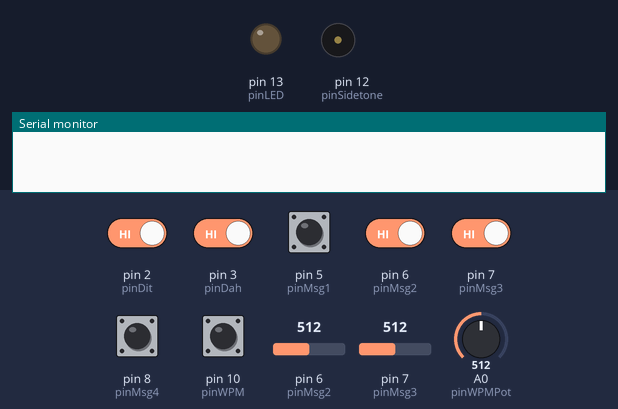
This sketch was run on a simulated Arduino Uno, built with avr-gcc and run on an emulated ATmega328P. Parts: output pins drawn as LEDs (lit = HIGH), buzzer (waves = sounding), the last lines printed to the serial monitor. The inputs (shaded band) are chosen by the test bench; at power-on: pin 2 (pinDit), pin 3 (pinDah), pin 5 (pinMsg1), pin 6 (pinMsg2), pin 7 (pinMsg3), pin 8 (pinMsg4), pin 10 (pinWPM) HIGH, A0 (pinWPMPot) = 512, pin 6 (pinMsg2) = 512, pin 7 (pinMsg3) = 512.

Above: at 1.2 s.
1.3 s: pin 5 (pinMsg1) pulled LOW for 0.15 s
At 1.39 s:
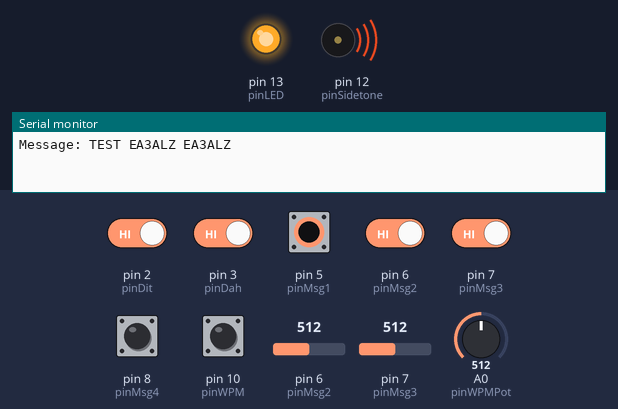
4.3 s: A0 (pinWPMPot) set to 122
7.3 s: A0 (pinWPMPot) set to 716
10.3 s: pin 2 (pinDit) driven LOW and pin 6 (pinMsg2) driven LOW
13.3 s: pin 3 (pinDah) driven LOW and pin 7 (pinMsg3) driven LOW
Timing chart, 0 to 17.3 s (numbered marks = the images above; inputs shaded):
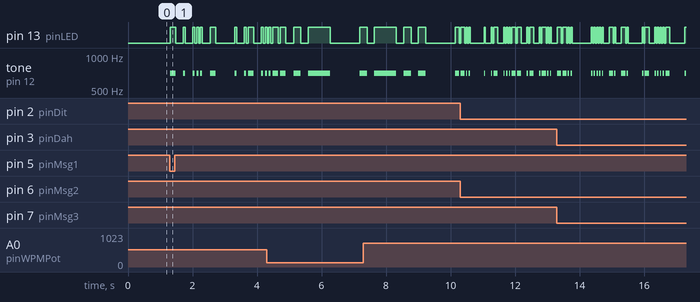

The sketch:

CWkeyerArduino.ino
```cpp
// Arduino Morse Keyer by Charlie Davy M0PZT  www.m0pzt.com
// Last revised: 16th April 2015
// CW Routines by SM4XAS

// Very slightly modified by Roger, EA3ALZ

int         pinSidetone = 12;   // Tone output pin
int         pinTX       = 11;   // Key/PTT output pin
int         pinDit      = 2;    // Left paddle input
int         pinDah      = 3;    // Right paddle input
int         pinKey      = 4;    // Straight Key
int         pinLED      = 13;   // LED
int         pinMsg1      = 5;   // LED
int         pinMsg2      = 6;   // LED
int         pinMsg3      = 7;   // LED
int         pinMsg4      = 8;   // LED
int         pinWPM      = 10;   // Gnd for 18wpm, +v for 22wpm
// above line not used now due to WPM Pot

int         pinWPMPot = A0;     // WPM Speed Adjust
int MorseWPM = 20;

#define     DIT_L      0x01     // Dit latch
#define     DAH_L      0x02     // Dah latch
#define     DIT_PROC   0x04     // Dit is being processed
#define     PDLSWAP    0x08     // 0 for normal, 1 for swap
#define     IAMBICB    0x10     // 0 for Iambic A, 1 for Iambic B

unsigned long       ditTime;                    // No. milliseconds per dit
unsigned char       keyerControl;
unsigned char       keyerState;

#define freqSidetone  700

#define MyMsg1 "TEST EA3ALZ EA3ALZ"
#define MyMsg2 "5NN A4"
#define MyMsg3 "CECILIA"
#define MyMsg4 "V V V"

enum KSTYPE {IDLE, CHK_DIT, CHK_DAH, KEYED_PREP, KEYED, INTER_ELEMENT };

int incomingByte = 0;   // for incoming serial data
String inputString = "";         // a string to hold incoming data
//String COMdata = "";
boolean stringComplete = false;  // whether the string is complete
boolean KeyDown = false;  // whether the string is complete

// Bung Morse into an array
char* MorseCodeCharacters[] = {
"A", ".-",
"B","-...",
"C","-.-.",
"D","-..",
"E",".",
"F","..-.",
"G","--.",
"H","....",
"I","..",
"J",".---",
"K","-.-",
"L",".-..",
"M","--",
"N","-.",
"O","---",
"P",".--.",
"Q","--.-",
"R",".-.",
"S","...",
"T","-",
"U","..-",
"V","...-",
"W",".--",
"X","-..-",
"Y","-.--",
"Z","--..",
"0","-----",
"1",".----",
"2","..---",
"3","...--",
"4","....-",
"5",".....",
"6","-....",
"7","--...",
"8","---..",
"9","----.",
"/","-..-.",
"*","-.-.-",
".",".-.-.",
"$","...-.-",
"&","-...-.-",
"?","..--..",
"<",".-.-.",
"(","-.--.",
"=","-...-",
" "," "
};

void setup() {

  pinMode(pinLED, OUTPUT);      // sets the digital pin as output
  pinMode(pinDit, INPUT_PULLUP);        // sets Left Paddle digital pin as input
  pinMode(pinDah, INPUT_PULLUP);        // sets Right Paddle digital pin as input
  pinMode(pinKey, INPUT_PULLUP);        // sets Straight Key digital pin as input
  pinMode(pinMsg1, INPUT_PULLUP);        // sets WPM Pin
  pinMode(pinMsg2, INPUT_PULLUP);        // sets WPM Pin
  pinMode(pinMsg3, INPUT_PULLUP);        // sets WPM Pin
  pinMode(pinMsg4, INPUT_PULLUP);        // sets WPM Pin
  pinMode(pinWPM, INPUT_PULLUP);        // sets WPM Pin
  digitalWrite(pinLED, LOW);   // turn the LED off
  keyerState = IDLE;
  keyerControl = IAMBICB;      // Or 0 for IAMBICA

  if (digitalRead(pinWPM) == LOW) loadWPM(16);        // Fix speed at 18 WPM
  if (digitalRead(pinWPM) == HIGH) loadWPM(20);        // Fix speed at 18 WPM

  if (digitalRead(pinWPM) == LOW) MorseWPM = 16;        // Fix speed at 18 WPM
  if (digitalRead(pinWPM) == HIGH) MorseWPM = 20;        // Fix speed at 18 WPM

  loadWPM( (int)(analogRead(pinWPMPot) * (40/1023.) + .5) );  // vary WPM

  Serial.begin(9600);
  inputString.reserve(200);
  //Serial.println((int)(analogRead(pinWPMPot) * (35/1023.) + .5));
}

void loop()
{
  static long ktimer;
  int debounce;

  if (digitalRead(pinMsg1) == LOW) TransmitMorse(MyMsg1, MorseWPM, freqSidetone);
  if (digitalRead(pinMsg2) == LOW) TransmitMorse(MyMsg2, MorseWPM, freqSidetone);
  if (digitalRead(pinMsg3) == LOW) TransmitMorse(MyMsg3, MorseWPM, freqSidetone);
  if (digitalRead(pinMsg4) == LOW) TransmitMorse(MyMsg4, MorseWPM, 1750);

  if (stringComplete) {
    TransmitMorse(inputString, MorseWPM, freqSidetone);
    //Serial.println(inputString);
    // clear the string:
    inputString = "";
    stringComplete = false;
  }

  //Serial.println((int)(analogRead(pinWPMPot) / 25 ));
  loadWPM( (int)(analogRead(pinWPMPot) * (40/1023.) + .5) );  // vary WPM

//  rKey: {
//  if (pinKey == LOW) {
//    KeyDown = true;
//    digitalWrite(pinLED,HIGH);
//    tone(pinSidetone,freqSidetone);
//    goto rKey;
//  }
//  else {
//    KeyDown = false;
//    digitalWrite(pinLED,LOW);
//    noTone(pinSidetone);
//  }
//  }
//
//  if (KeyDown) {
//    goto rKey;
//  }

  switch (keyerState) {
    case IDLE:
        if ((digitalRead(pinDit) == LOW) ||
                (digitalRead(pinDah) == LOW) ||
                    (keyerControl & 0x03)) {
            update_PaddleLatch();
            keyerState = CHK_DIT;
        }
        break;

    case CHK_DIT:
        if (keyerControl & DIT_L) {
            keyerControl |= DIT_PROC;
            ktimer = ditTime;
            keyerState = KEYED_PREP;
        }
        else {
            keyerState = CHK_DAH;
        }
        break;

    case CHK_DAH:
        if (keyerControl & DAH_L) {
            ktimer = ditTime*3;
            keyerState = KEYED_PREP;
        }
        else {
            keyerState = IDLE;
        }
        break;

    case KEYED_PREP:
        digitalWrite(pinLED, HIGH);         // turn the LED on
        tone( pinSidetone, freqSidetone );
        ktimer += millis();                 // set ktimer to interval end time
        keyerControl &= ~(DIT_L + DAH_L);   // clear both paddle latch bits
        keyerState = KEYED;                 // next state
        break;

    case KEYED:
        if (millis() > ktimer) {            // are we at end of key down ?
            digitalWrite(pinLED, LOW);      // turn the LED off
            noTone( pinSidetone );
            ktimer = millis() + ditTime;    // inter-element time
            keyerState = INTER_ELEMENT;     // next state
        }
        else if (keyerControl & IAMBICB) {
            update_PaddleLatch();           // early paddle latch in Iambic B mode
        }
        break;

    case INTER_ELEMENT:
        // Insert time between dits/dahs
        update_PaddleLatch();               // latch paddle state
        if (millis() > ktimer) {            // are we at end of inter-space ?
            if (keyerControl & DIT_PROC) {             // was it a dit or dah ?
                keyerControl &= ~(DIT_L + DIT_PROC);   // clear two bits
                keyerState = CHK_DAH;                  // dit done, check for dah
            }
            else {
                keyerControl &= ~(DAH_L);              // clear dah latch
                keyerState = IDLE;                     // go idle
            }
        }
        break;
    }
}

void update_PaddleLatch()
{
    if (digitalRead(pinDah) == LOW) {
        keyerControl |= DIT_L;
    }
    if (digitalRead(pinDit) == LOW) {
        keyerControl |= DAH_L;
    }
}

void loadWPM (int wpm)
{
    MorseWPM = wpm;
    ditTime = 1200/wpm;
    int ditLength = 1200 / wpm;
    int dahLength = (1200 / wpm)*3;
}

  void TransmitMorse(String MorseString, int MorseWPM,int MorseToneFreq) {

  Serial.print("Message: ");
  Serial.println(MorseString);

  loadWPM( (int)(analogRead(pinWPMPot) * (40/1023.) + .5) );  // vary WPM
  int CWdot = 1200 / MorseWPM;
  int CWdash = (1200 / MorseWPM)*3;
  int istr;
  for (istr=0; istr < MorseString.length(); istr++) {
  loadWPM( (int)(analogRead(pinWPMPot) * (40/1023.) + .5) );  // vary WPM
  int CWdot = 1200 / (analogRead(pinWPMPot) * (40/1023.) + .5);
  int CWdash = (1200 / (analogRead(pinWPMPot) * (40/1023.) + .5) )*3;
    String currentchar = MorseString.substring(istr,istr+1);
    int ichar = 0;
    while(ichar < sizeof(MorseCodeCharacters)) {
      String currentletter = MorseCodeCharacters[ichar];   // letter
      String currentcode = MorseCodeCharacters[ichar+1];   // corresponding morse code
      if (currentletter.equalsIgnoreCase(currentchar)) {
        int icp=0;
        for (icp=0;icp < currentcode.length(); icp++) {
          // Transmit Dit
          if (currentcode.substring(icp,icp+1).equalsIgnoreCase(".")) {
            digitalWrite(pinLED, HIGH);
            tone(pinSidetone, MorseToneFreq);
            delay(CWdot);
            digitalWrite(pinLED, LOW);
            noTone(pinSidetone);
            delay(CWdot);
          }
          // Transmit Dah
          else if (currentcode.substring(icp,icp+1).equalsIgnoreCase("-")) {
            digitalWrite(pinLED, HIGH);
            tone(pinSidetone, MorseToneFreq);
            delay(CWdash);
            digitalWrite(pinLED, LOW);
            noTone(pinSidetone);
            delay(CWdot);
          }
          else if (currentcode.substring(icp,icp+1).equalsIgnoreCase(" ")) {
            delay(CWdot*3);
          };
          }
        }
        ichar=ichar+2;
     }
      delay(CWdot*3);
      }
    delay(CWdot*7);
  }

/*
  SerialEvent occurs whenever a new data comes in the
 hardware serial RX.  This routine is run between each
 time loop() runs, so using delay inside loop can delay
 response.  Multiple bytes of data may be available.
 */
void serialEvent() {
  while (Serial.available()) {

    // get the new byte:
    char inChar = (char)Serial.read();
    // add it to the inputString:

    inputString += inChar;

//    if (inChar.startsWith("**", 2)) {
      // do it
//      loadWPM(20);        // Fix speed at 20 WPM
//      MorseWPM = 16;        // Fix speed at 16 WPM
//    }

    // if the incoming character is a newline, set a flag
    // so the main loop can do something about it:
    if (inChar == '\n') {
      stringComplete = true;
    }
  }
}
```

Measured:
- after the input at 1.3 s, tone on pin 12 (pinSidetone): plays 700 Hz for 0.18 s, 700 Hz for 0.06 s, 700 Hz for 0.06 s, 700 Hz for 0.06 s, 700 Hz for 0.06 s, 700 Hz for 0.18 s … (11 notes in this stretch), starting at once
